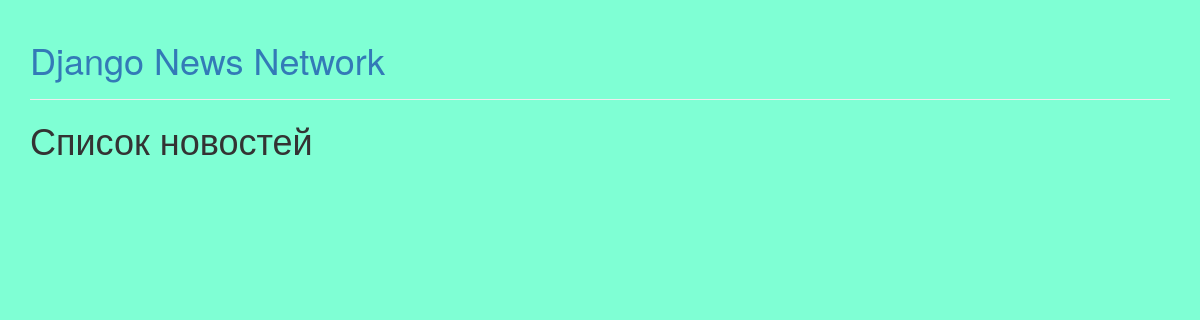
/post-list/?subcategory=Бундеслига, run on an earlier commit of the app's database.
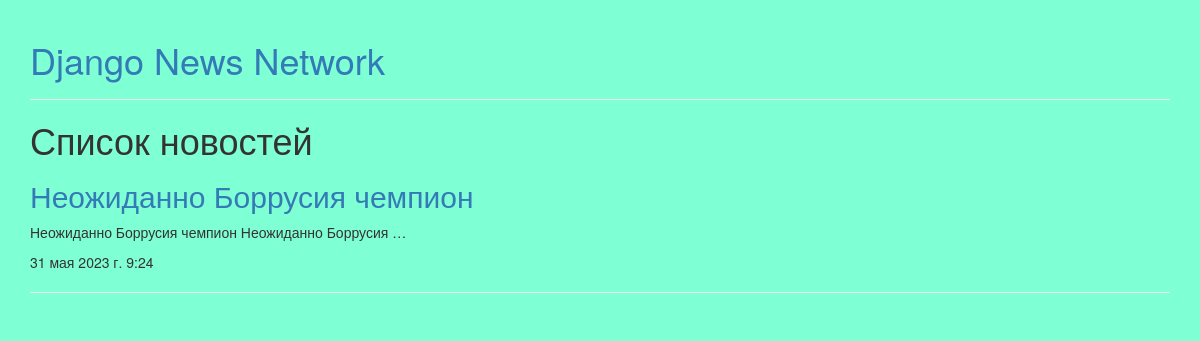
And on a later commit of the database.
### core/models.py (models this page shows, shortened)
class Post(models.Model):
    title = models.CharField(max_length=255, verbose_name='Заголовок')
    text = models.TextField(verbose_name='Текст')
    subcategory = models.ForeignKey(SubCategory, on_delete=models.PROTECT, verbose_name='Подкатегория', related_name='posts')
    tags = models.ManyToManyField(Tag, verbose_name='Теги', related_name='posts')
    poster = models.ImageField(upload_to='posters', verbose_name='Постер')
    created_at = models.DateTimeField(auto_now_add=True, verbose_name='Дата создания')
    updated_at = models.DateTimeField(auto_now=True, verbose_name='Дата обновления')

### core/views.py (the view)
# urls.py: path('post-list/', PostListView.as_view(), name='post-list'),
class PostListView(ListView):
    model = Post
    template_name = 'core/post-list.html'
    def get(self, request, *args, **kwargs):
        params = request.GET
        tag = params.get('tag')
        subcategory = params.get('subcategory')
        category = params.get('category')
        if tag:
            posts = Post.objects.filter(tags__name=tag)
            context = {
                'posts': posts
            }
            return render(request, self.template_name, context)
        elif subcategory:
            posts = Post.objects.filter(subcategory__name=subcategory)
            context = {
                'posts': posts
            }
            return render(request, self.template_name, context)
        elif category:
            posts = Post.objects.filter(subcategory__category__name=category)
            context = {
                'posts': posts
            }
            return render(request, self.template_name, context)
        posts = Post.objects.all()
        context = {
            'posts': posts
        }
        return render(request, self.template_name, context)

### templates/core/post-list.html (shortened to what this page needs)
{% extends "base.html" %}
{% block content %}
    <h1>Список новостей</h1>
    {% for post in posts %}
        <a href="/post-detail/{{post.id}}/">
            <h2>{{ post.title }}</h2>
        </a>
        <p>{{ post.text | truncatewords:5 }}</p>
        <p>{{ post.created_at }}</p>
        <hr>
    {% endfor %}
{% endblock %}

What changed in the data, as far as the page shows it:
added Post: title "Неожиданно Боррусия чемпион", text "Неожиданно Боррусия чемпион Неожиданно Боррусия …", created_at "31 мая 2023 г. 9:24"
